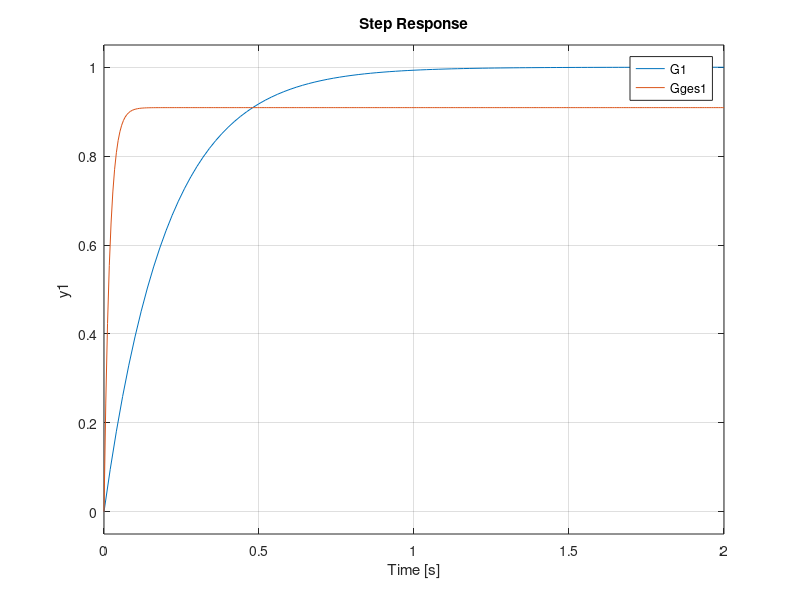
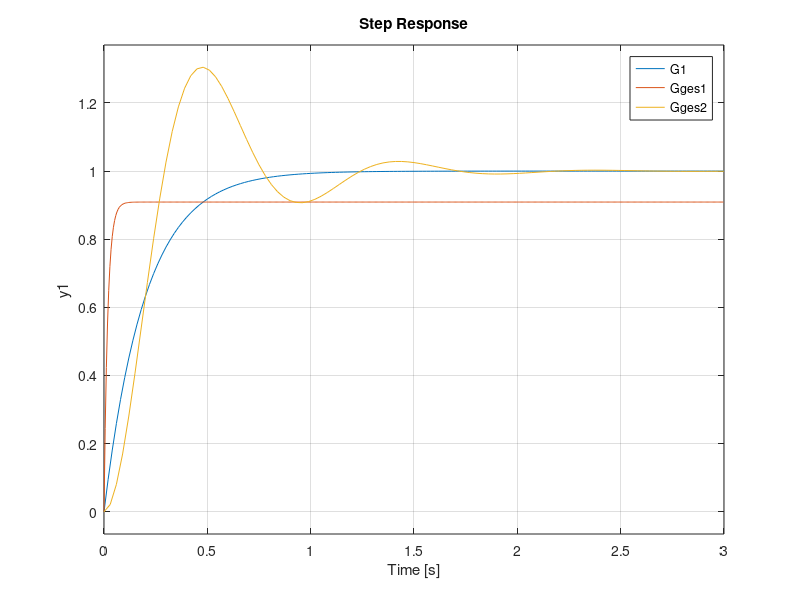

MATLAB code for these plots, in order:
% Regelungstechnik
% Aufgabe 2
home
clear
close all

s = tf('s')
G1 = 1 / (1 + 0.2*s);

Gm = 1;
Gr = 10;

Gges1 = G1 * Gr / (1 + G1 * Gr * Gm)

figure(1)
step(G1, Gges1)
grid on

% Regler ist nun Intergrator
Grr = 10 / s
Gges2 = G1 * Grr / (1 + G1 * Grr * Gm)

figure(2)
step(G1, Gges1, Gges2)
grid on
